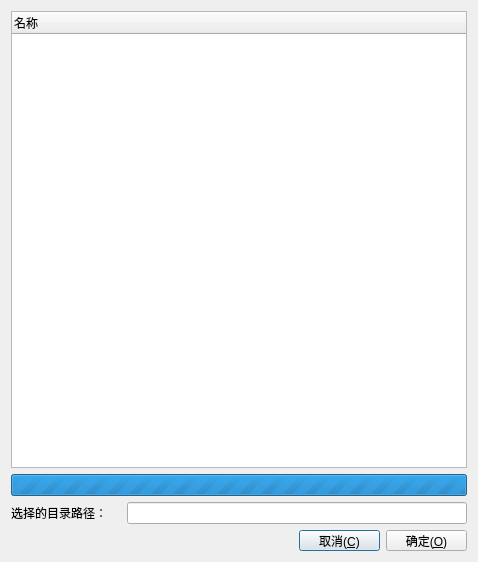
<?xml version="1.0" encoding="UTF-8"?>
<ui version="4.0">
 <class>DirSelectDialog</class>
 <widget class="QDialog" name="DirSelectDialog">
  <property name="geometry">
   <rect>
    <x>0</x>
    <y>0</y>
    <width>478</width>
    <height>562</height>
   </rect>
  </property>
  <property name="windowTitle">
   <string>选择一个目录</string>
  </property>
  <layout class="QVBoxLayout" name="verticalLayout">
   <item>
    <widget class="QTreeWidget" name="treeWidget">
     <property name="sortingEnabled">
      <bool>false</bool>
     </property>
     <column>
      <property name="text">
       <string>名称</string>
      </property>
     </column>
    </widget>
   </item>
   <item>
    <widget class="QProgressBar" name="progressBar">
     <property name="maximum">
      <number>0</number>
     </property>
     <property name="value">
      <number>0</number>
     </property>
    </widget>
   </item>
   <item>
    <layout class="QHBoxLayout" name="horizontalLayout">
     <item>
      <widget class="QLabel" name="label">
       <property name="sizePolicy">
        <sizepolicy hsizetype="MinimumExpanding" vsizetype="Preferred">
         <horstretch>0</horstretch>
         <verstretch>0</verstretch>
        </sizepolicy>
       </property>
       <property name="minimumSize">
        <size>
         <width>81</width>
         <height>21</height>
        </size>
       </property>
       <property name="maximumSize">
        <size>
         <width>110</width>
         <height>21</height>
        </size>
       </property>
       <property name="text">
        <string>选择的目录路径：</string>
       </property>
      </widget>
     </item>
     <item>
      <widget class="QLineEdit" name="lineEdit">
       <property name="enabled">
        <bool>true</bool>
       </property>
       <property name="readOnly">
        <bool>true</bool>
       </property>
      </widget>
     </item>
    </layout>
   </item>
   <item>
    <layout class="QHBoxLayout" name="horizontalLayout_2">
     <item>
      <spacer name="horizontalSpacer">
       <property name="orientation">
        <enum>Qt::Orientation::Horizontal</enum>
       </property>
       <property name="sizeHint" stdset="0">
        <size>
         <width>40</width>
         <height>20</height>
        </size>
       </property>
      </spacer>
     </item>
     <item>
      <widget class="QPushButton" name="pushButtonCancel">
       <property name="minimumSize">
        <size>
         <width>81</width>
         <height>21</height>
        </size>
       </property>
       <property name="maximumSize">
        <size>
         <width>100</width>
         <height>21</height>
        </size>
       </property>
       <property name="text">
        <string>取消(&amp;C)</string>
       </property>
      </widget>
     </item>
     <item>
      <widget class="QPushButton" name="pushButtonOK">
       <property name="minimumSize">
        <size>
         <width>81</width>
         <height>21</height>
        </size>
       </property>
       <property name="maximumSize">
        <size>
         <width>100</width>
         <height>21</height>
        </size>
       </property>
       <property name="text">
        <string>确定(&amp;O)</string>
       </property>
      </widget>
     </item>
    </layout>
   </item>
  </layout>
 </widget>
 <resources/>
 <connections>
  <connection>
   <sender>pushButtonOK</sender>
   <signal>clicked()</signal>
   <receiver>DirSelectDialog</receiver>
   <slot>accept()</slot>
   <hints>
    <hint type="sourcelabel">
     <x>373</x>
     <y>507</y>
    </hint>
    <hint type="destinationlabel">
     <x>377</x>
     <y>531</y>
    </hint>
   </hints>
  </connection>
  <connection>
   <sender>pushButtonCancel</sender>
   <signal>clicked()</signal>
   <receiver>DirSelectDialog</receiver>
   <slot>reject()</slot>
   <hints>
    <hint type="sourcelabel">
     <x>302</x>
     <y>507</y>
    </hint>
    <hint type="destinationlabel">
     <x>308</x>
     <y>556</y>
    </hint>
   </hints>
  </connection>
 </connections>
</ui>
